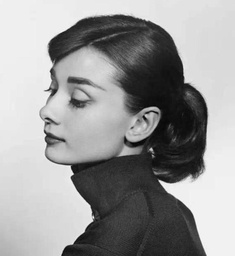
#> input picture CV-hw1/src/problem2_denoise/Hepburn.jpeg, 235 x 256 px, shrunk from 709 x 772 before the run
$ jupyter execute denoise_notebook.ipynb
#> lines starting #> are read from the running program, lines starting #| are printed output that depends on the picture; after the words box and inside, x2 and y2 are one past the last pixel; in counts of white or black regions, pixels touching at a corner belong together
#> further down, img is the input picture: shape (256, 235); min 2, max 250, mean 153.1
#| (256, 235)
# Image Denoising
This notebook implements various noise addition and denoising techniques for image processing.

[cell 1]
import matplotlib.image as mpimg
import numpy as np
import random
import matplotlib.pyplot as plt

## Noise Addition Functions

[cell 2]
def add_salt_pepper_noise(img, prob):
#> called with prob = 0.1
    result = img.copy()
    for i in range(img.shape[0]):
        for j in range(img.shape[1]):
            if random.random() < prob:
                result[i][j] = 0 if random.random() < 0.5 else 255
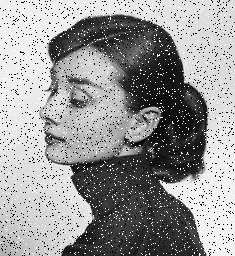
#> result: shape (256, 235); 10.05% of pixels changed, all inside (x1, y1, x2, y2) = (0, 0, 235, 256)
    return result

[cell 3]
def add_impulse_noise(img, prob):
    result = img.copy()
    for i in range(img.shape[0]):
        for j in range(img.shape[1]):
            if random.random() < prob:
                result[i][j] = 255  # Only add white noise for impulse
    return result

[cell 4]
def add_gaussian_noise(img, mean, std):
    # randomly select a sample from a normal distribution for each pixel
    noise = np.random.normal(mean, std, img.shape).astype(np.uint8)
    result = img.copy() + noise
    result = np.clip(result, 0, 255).astype(np.uint8)
    return result

## Denoising Functions

[cell 5]
def median_filter(img):
    def median(window):
        array = np.sort(window.flatten())
        # flatten means the 3x3 window become 1x9 array, then sort it to get median
        return array[len(array) // 2]

    # we use default window size 3x3
    result = img.copy()
    pad_img = np.pad(img, ((1, 1), (1, 1)), 'constant', constant_values=0)
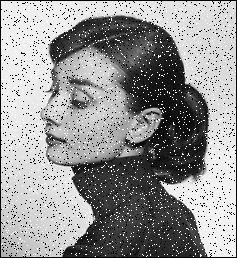
#> pad_img: shape (258, 237); min 0, max 255, mean 148

    for i in range(0, img.shape[0]):
        for j in range(0, img.shape[1]):
            window = pad_img[i:i+3, j:j+3]
            result[i][j] = median(window)

    return result

[cell 6]
def mean_filter(img):
    def mean(window):
        return np.mean(window)

    # we use default window size 3x3
    result = img.copy()
    pad_img = np.pad(img, ((1, 1), (1, 1)), "constant", constant_values=0)

    for i in range(0, img.shape[0]):
        for j in range(0, img.shape[1]):
            window = pad_img[i:i+3, j:j+3]
            result[i][j] = mean(window)

    return result

[cell 7]
def generate_gaussian_kernel(size, sigma=1.0):
    x = np.linspace(-size // 2, size // 2, size)
    x_gauss = np.exp(-(x**2) / (2 * sigma**2))
    kernel_2d = np.outer(x_gauss, x_gauss)
    kernel_2d /= kernel_2d.sum()
    return kernel_2d


def gaussian_filter(img, size=3, sigma=1.0):
#> called with size = 3, sigma = 1
    kernel = generate_gaussian_kernel(size, sigma)
    result = img.copy().astype(np.float32) / 255.0
    print("gauss:", kernel)

    pad_img = np.pad(result, ((size // 2, size // 2), (size // 2, size // 2)), "constant", constant_values=0)

    for i in range(0, img.shape[0]):
        for j in range(0, img.shape[1]):
            window = pad_img[i:i+size, j:j+size]
            result[i][j] = np.sum(window * kernel)
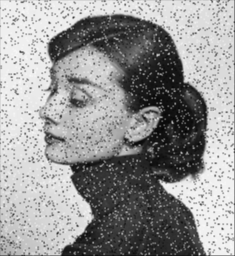
#> result: shape (256, 235) float32; min 0.022, max 0.984, mean 0.587

    return (result * 255.0).clip(0, 255).astype(np.uint8)

[cell 8]
def psnr(img1, img2):
    # Implement PSNR calculation
    mse = np.mean((img1 - img2) ** 2)
    if mse == 0:
        return float('inf')
    max_pixel = 255.0
    psnr_value = 20 * np.log10(max_pixel / np.sqrt(mse))
    return psnr_value

## Experiment with Different Noise Types and Filters

[cell 9]
path = 'Hepburn.jpeg'
img = mpimg.imread(path)
print(img.shape)

# Display original image
plt.figure(figsize=(4, 4))
plt.imshow(img, cmap='gray')
plt.title('Original Image')
plt.axis('off')
plt.show()

### Salt and Pepper Noise

[cell 10]
# Add salt and pepper noise
salt_pepper_img = add_salt_pepper_noise(img, 0.1)

# Display noisy image and the original image
plt.figure(figsize=(10, 5))

plt.subplot(1, 3, 1)
plt.imshow(img, cmap='gray')
plt.title('Original Image')
plt.axis('off')

plt.subplot(1, 3, 2)
plt.imshow(salt_pepper_img, cmap='gray')
plt.title('Salt and Pepper Noise')
plt.axis('off')

# Apply filters
median_denoised_img = median_filter(salt_pepper_img)
mean_denoised_img = mean_filter(salt_pepper_img)
gaussian_denoised_img = gaussian_filter(salt_pepper_img, size=3, sigma=1.0)

# Display denoised images
plt.figure(figsize=(15, 5))

plt.subplot(1, 4, 1)
plt.imshow(salt_pepper_img, cmap='gray')
plt.title('Salt and Pepper Noise')

plt.subplot(1, 4, 2)
plt.imshow(median_denoised_img, cmap='gray')
plt.title('Median Filter')

plt.subplot(1, 4, 3)
plt.imshow(mean_denoised_img, cmap='gray')
plt.title('Mean Filter')

plt.subplot(1, 4, 4)
plt.imshow(gaussian_denoised_img, cmap='gray')
plt.title('Gaussian Filter')

plt.tight_layout()
plt.show()

### Impulse Noise

[cell 11]
# Add impulse noise
impulse_img = add_impulse_noise(img, 0.1)
#> after the loop in add_impulse_noise, `for i in range(img.shape[0]):`:
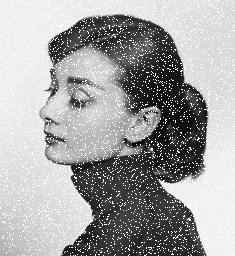
#> result: shape (256, 235); 10.03% of pixels changed, all inside (x1, y1, x2, y2) = (0, 0, 235, 256)

# Display noisy image and the original image
plt.figure(figsize=(10, 5))

plt.subplot(1, 3, 1)
plt.imshow(img, cmap='gray')
plt.title('Original Image')
plt.axis('off')

plt.subplot(1, 3, 2)
plt.imshow(impulse_img, cmap='gray')
plt.title('Impulse Noise')
plt.axis('off')

# Apply filters
median_denoised_img = median_filter(impulse_img)
#> in median_filter (call 2), `pad_img = np.pad(img, ((1, 1), (1, 1)), 'constant', constant_values=0)`:
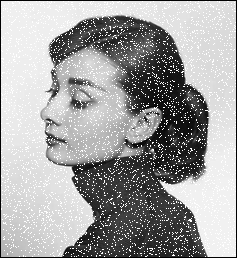
#> pad_img: shape (258, 237); min 0, max 255, mean 160.7
mean_denoised_img = mean_filter(impulse_img)
#> after the loop in mean_filter (call 2), `for i in range(0, img.shape[0]):`:
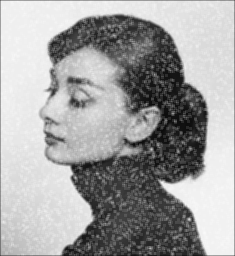
#> result: shape (256, 235); min 10, max 249, mean 161.8
gaussian_denoised_img = gaussian_filter(impulse_img, size=3, sigma=3.0)

# Display denoised images
plt.figure(figsize=(15, 5))

plt.subplot(1, 4, 1)
plt.imshow(impulse_img, cmap='gray')
plt.title('Impulse Noise')

plt.subplot(1, 4, 2)
plt.imshow(median_denoised_img, cmap='gray')
plt.title('Median Filter')

plt.subplot(1, 4, 3)
plt.imshow(mean_denoised_img, cmap='gray')
plt.title('Mean Filter')

plt.subplot(1, 4, 4)
plt.imshow(gaussian_denoised_img, cmap='gray')
plt.title('Gaussian Filter')


plt.tight_layout()
plt.show()

### Gaussian Noise

[cell 12]
# Add gaussian noise
gaussian_img = add_gaussian_noise(img, 0, 25)
#> in add_gaussian_noise, `result = img.copy() + noise`:
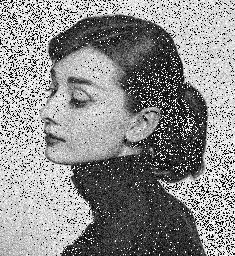
#> result: shape (256, 235); min 0, max 255, mean 140.7

# Display noisy image and the original image
plt.figure(figsize=(10, 5))

plt.subplot(1, 3, 1)
plt.imshow(img, cmap='gray')
plt.title('Original Image')
plt.axis('off')

plt.subplot(1, 3, 2)
plt.imshow(gaussian_img, cmap='gray')
plt.title('Gaussian Noise')
plt.axis('off')

# Apply filters
median_denoised_img = median_filter(gaussian_img)
#> in median_filter (call 3), `pad_img = np.pad(img, ((1, 1), (1, 1)), 'constant', constant_values=0)`:
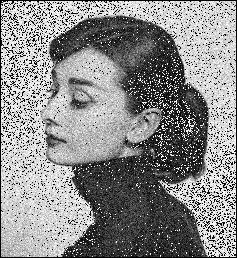
#> pad_img: shape (258, 237); min 0, max 255, mean 138.4
#> after the loop in median_filter (call 3), `for i in range(0, img.shape[0]):`:
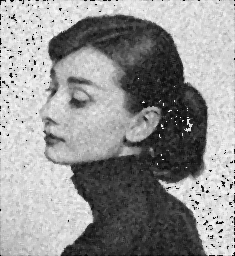
#> result: shape (256, 235); min 0, max 253, mean 147.7
mean_denoised_img = mean_filter(gaussian_img)
#> after the loop in mean_filter (call 3), `for i in range(0, img.shape[0]):`:
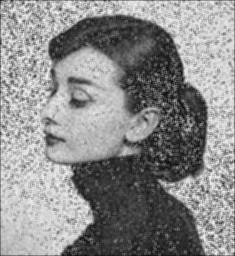
#> result: shape (256, 235); min 11, max 242, mean 139.3
gaussian_denoised_img = gaussian_filter(gaussian_img, size=3, sigma=2.0)

# Display denoised images
plt.figure(figsize=(15, 5))

plt.subplot(1, 4, 1)
plt.imshow(gaussian_img, cmap='gray')
plt.title('Gaussian Noise')

plt.subplot(1, 4, 2)
plt.imshow(median_denoised_img, cmap='gray')
plt.title('Median Filter')

plt.subplot(1, 4, 3)
plt.imshow(mean_denoised_img, cmap='gray')
plt.title('Mean Filter')

plt.subplot(1, 4, 4)
plt.imshow(gaussian_denoised_img, cmap='gray')
plt.title('Gaussian Filter')

plt.tight_layout()
plt.show()
